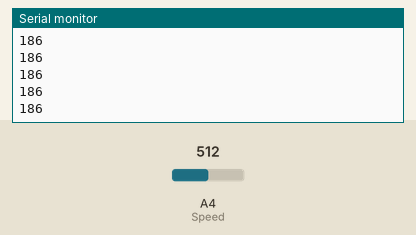
Recording of a sketch running on a simulated Arduino Uno, built with avr-gcc and run on an emulated ATmega328P. Shown: the last lines printed to the serial monitor. Inputs (shaded band) come from the test bench; at power-on: A4 (Speed) = 512.

Above: at 1.2 s.
1.3 s: A4 (Speed) set to 716
At 2.1 s:
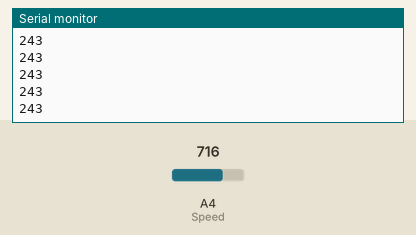
2.8 s: A4 (Speed) set to 900
At 3.5 s:
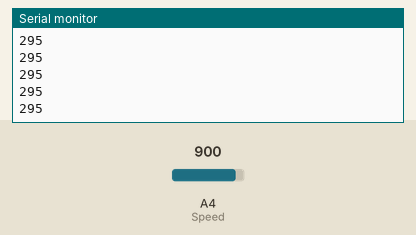
Timing chart, 0 to 5.8 s (numbered marks = the images above; inputs shaded):
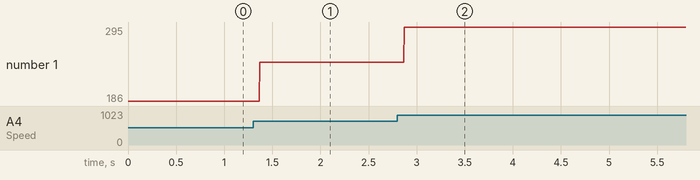

Measured:
- after the input at 1.3 s, the serial monitor: prints a new line after 0.07 s (image 1)
- after the input at 2.8 s, the serial monitor: prints a new line after 0.07 s (image 2)
- plotted number 1: 186 → 243 after the input at 1.3 s, 243 → 295 after the input at 2.8 s

The sketch:

SPEED_3.ino
```cpp
#define Speed A4


void setup() {
  Serial.begin(9600);
  pinMode(Speed, INPUT);

}
void loop() {

  int sped = map(analogRead(Speed), 272, 756, 120, 255);
  //if ( angle < 11) angle = 11;
  //if ( angle > 69) angle = 69;
 //locot_servo.write(angle);


 Serial.println(sped);
 //delay(3);


}

// для сервы плеча
// ) 272 755
```
